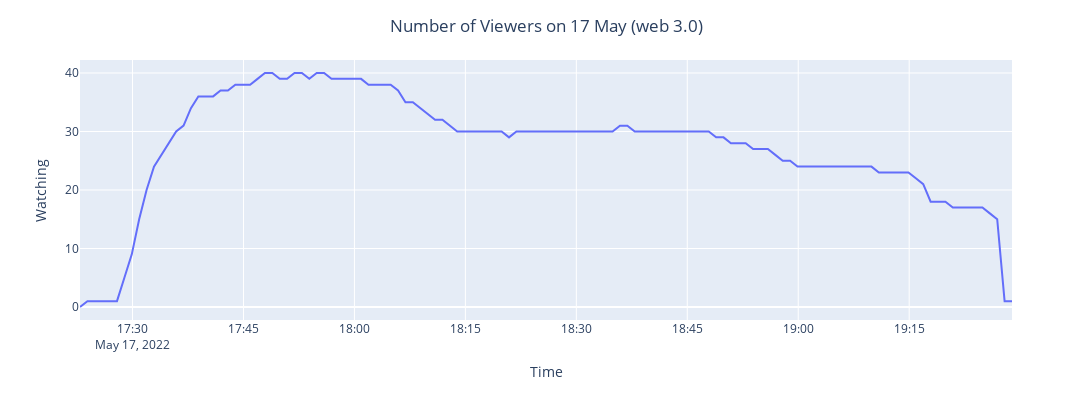

The notebook cell this image was saved under:
### Code cell
# Visualise the attendance dynamics
linechart_17_05_2022 = px.line(data_frame=timetable_17_05_2022, x = 'Time', y='Watching_17_05_2022')
linechart_17_05_2022.update_layout(
        title="Number of Viewers on 17 May (web 3.0)",
        title_x=0.5,
        title_y=0.95,
        width=1100,
        height=400,
        yaxis_title="Watching"
        )
linechart_17_05_2022.show()
